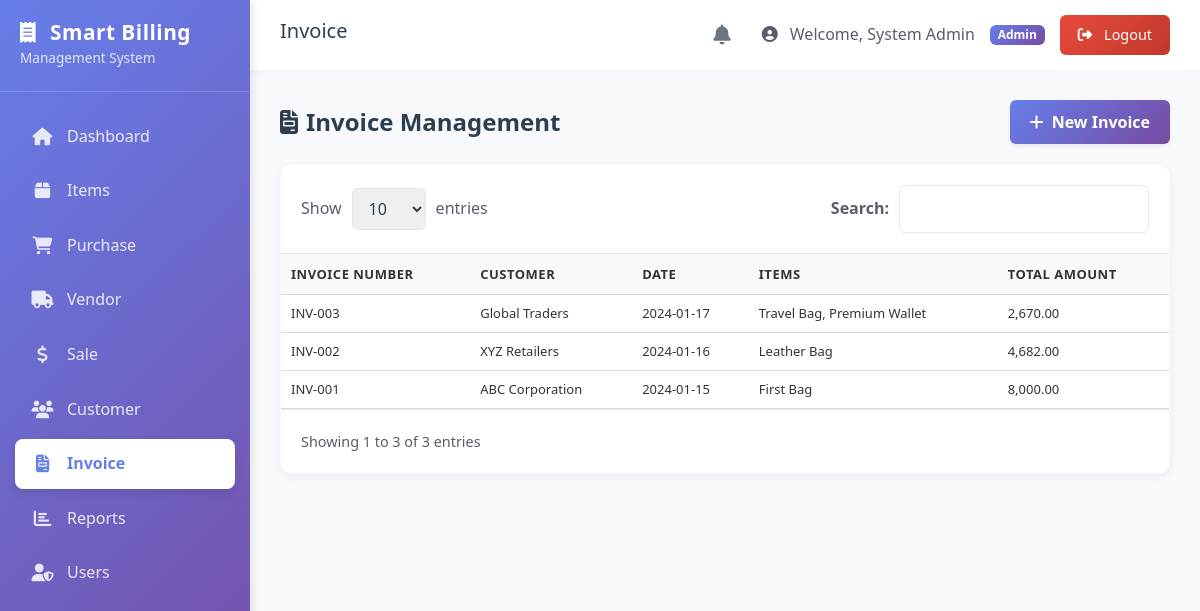
The page /admin/invoice.php (signed in) on the database as committed earlier.
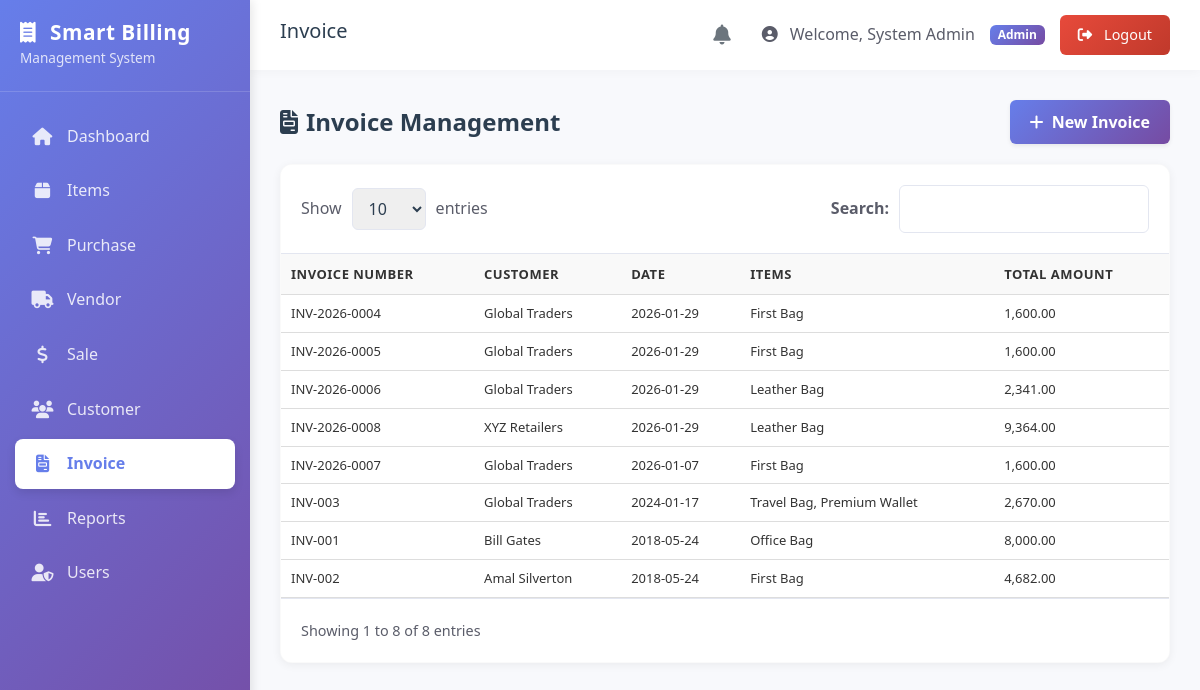
The same page on the database as committed later.
### tables this page shows
CREATE TABLE `sales` (
  `id` int(11) NOT NULL AUTO_INCREMENT,
  `invoice_number` varchar(50) NOT NULL,
  `customer_id` int(11) NOT NULL,
  `customer_name` varchar(150) NOT NULL,
  `sale_date` date NOT NULL,
  `total_amount` decimal(10,2) NOT NULL,
  `created_at` timestamp NOT NULL DEFAULT current_timestamp(),
  PRIMARY KEY (`id`),
  UNIQUE KEY `invoice_number` (`invoice_number`),
  KEY `customer_id` (`customer_id`),
  CONSTRAINT `sales_ibfk_1` FOREIGN KEY (`customer_id`) REFERENCES `customers` (`id`) ON DELETE CASCADE
);

### admin/invoice.php (the view, shortened to what this page needs)
<?php
require_once '../config/db.php';
$page_title = 'Invoice';
$invoices_result = $conn->query("
    SELECT s.*,
           GROUP_CONCAT(si.item_name SEPARATOR ', ') as items
    FROM sales s
    LEFT JOIN sale_items si ON s.id = si.sale_id
    GROUP BY s.id
    ORDER BY s.sale_date DESC
");
include '../includes/header.php';
?>
<?php include '../includes/sidebar.php'; ?>
<main class="main-content">
    <?php include '../includes/topnav.php'; ?>
    <div class="content-body">
        <div class="page-header">
            <h4><i class="fas fa-file-invoice me-2"></i>Invoice Management</h4>
            <a href="create_invoice.php" class="btn btn-primary shadow-sm">
                <i class="fas fa-plus me-1"></i> New Invoice
            </a>
        </div>
        <div class="table-wrapper">
            <div class="table-controls">
                <div class="entries-control">
                    <span>Show</span>
                    <select>
                        <option>10</option>
                    </select>
                    <span>entries</span>
                </div>
                <div class="search-box">
                    <label>Search:</label>
                    <input type="text" id="searchInput" placeholder="">
                </div>
            </div>
            <table class="data-table">
                <thead>
                    <tr>
                        <th>Invoice Number</th>
                        <th>Customer</th>
                        <th>Date</th>
                        <th>Items</th>
                        <th>Total Amount</th>
                    </tr>
                </thead>
                <tbody id="tableBody">
                    <?php while ($invoice = $invoices_result->fetch_assoc()): ?>
                        <tr>
                            <td>
                                <?php echo htmlspecialchars($invoice['invoice_number']); ?>
                            </td>
                            <td>
                                <?php echo htmlspecialchars($invoice['customer_name']); ?>
                            </td>
                            <td>
                                <?php echo date('Y-m-d', strtotime($invoice['sale_date'])); ?>
                            </td>
                            <td>
                                <?php echo htmlspecialchars($invoice['items']); ?>
                            </td>
                            <td>
                                <?php echo number_format($invoice['total_amount'], 2); ?>
                            </td>
                        </tr>
                    <?php endwhile; ?>
                </tbody>
            </table>
            <div class="table-footer">
                <div>Showing 1 to
                    <?php echo $invoices_result->num_rows; ?> of
                    <?php echo $invoices_result->num_rows; ?> entries
                </div>
            </div>
        </div>
    </div>
</main>
<?php include '../includes/footer.php'; ?>

### includes/header.php (shortened to what this page needs)
<!DOCTYPE html>
<html lang="en">
<head>
    <link href="https://cdn.jsdelivr.net/npm/bootstrap@5.3.0/dist/css/bootstrap.min.css" rel="stylesheet">
    <link rel="stylesheet" href="https://cdnjs.cloudflare.com/ajax/libs/font-awesome/6.4.0/css/all.min.css">
    <link href="../assets/css/style.css" rel="stylesheet">
</head>
<body>

### includes/sidebar.php
<?php
$current_page = basename($_SERVER['PHP_SELF']);
?>
<aside class="sidebar">
    <div class="sidebar-header">
        <h4>
            <i class="fas fa-receipt me-2"></i>
            Smart Billing
        </h4>
        <small>Management System</small>
    </div>
    <ul class="sidebar-menu">
        <li>
            <a href="dashboard.php" class="<?php echo ($current_page == 'dashboard.php') ? 'active' : ''; ?>">
                <i class="fas fa-home"></i>
                <span>Dashboard</span>
            </a>
        </li>
        <li>
            <a href="items.php" class="<?php echo ($current_page == 'items.php') ? 'active' : ''; ?>">
                <i class="fas fa-box"></i>
                <span>Items</span>
            </a>
        </li>
        <li>
            <a href="purchase.php" class="<?php echo ($current_page == 'purchase.php') ? 'active' : ''; ?>">
                <i class="fas fa-shopping-cart"></i>
                <span>Purchase</span>
            </a>
        </li>
        <li>
            <a href="vendor.php" class="<?php echo ($current_page == 'vendor.php') ? 'active' : ''; ?>">
                <i class="fas fa-truck"></i>
                <span>Vendor</span>
            </a>
        </li>
        <li>
            <a href="sale.php" class="<?php echo ($current_page == 'sale.php') ? 'active' : ''; ?>">
                <i class="fas fa-dollar-sign"></i>
                <span>Sale</span>
            </a>
        </li>
        <li>
            <a href="customer.php" class="<?php echo ($current_page == 'customer.php') ? 'active' : ''; ?>">
                <i class="fas fa-users"></i>
                <span>Customer</span>
            </a>
        </li>
        <li>
            <a href="invoice.php" class="<?php echo ($current_page == 'invoice.php') ? 'active' : ''; ?>">
                <i class="fas fa-file-invoice"></i>
                <span>Invoice</span>
            </a>
        </li>
        <li>
            <a href="reports.php" class="<?php echo ($current_page == 'reports.php') ? 'active' : ''; ?>">
                <i class="fas fa-chart-bar"></i>
                <span>Reports</span>
            </a>
        </li>
        <?php if (isset($_SESSION['role']) && $_SESSION['role'] === 'admin'): ?>
            <li>
                <a href="users.php" class="<?php echo ($current_page == 'users.php') ? 'active' : ''; ?>">
                    <i class="fas fa-user-shield"></i>
                    <span>Users</span>
                </a>
            </li>
        <?php endif; ?>
    </ul>
</aside>

### includes/topnav.php (shortened to what this page needs)
<div class="top-header">
    <h5>
        <?php echo $page_title ?? 'Dashboard'; ?>
    </h5>
    <div class="user-info">
        <a href="../admin/notifications.php" class="text-secondary me-3 position-relative" title="Notifications">
            <i class="fas fa-bell fa-lg"></i>
        </a>
        <span>
            <i class="fas fa-user-circle me-2"></i>
            Welcome,
            <?php echo $_SESSION['name']; ?>
        </span>
        <span class="badge">
            <?php echo ucfirst($_SESSION['role']); ?>
        </span>
        <a href="../auth/logout.php" class="logout-btn">
            <i class="fas fa-sign-out-alt me-1"></i>Logout
        </a>
    </div>
</div>

### includes/footer.php (shortened to what this page needs)
</body>
</html>

Rows that differ between the two databases and show on the page:
added sales: invoice_number "INV-2026-0004", customer_name "Global Traders", sale_date "2026-01-29", items "First Bag", total_amount "1,600.00"
added sales: invoice_number "INV-2026-0005", customer_name "Global Traders", sale_date "2026-01-29", items "First Bag", total_amount "1,600.00"
added sales: invoice_number "INV-2026-0006", customer_name "Global Traders", sale_date "2026-01-29", items "Leather Bag", total_amount "2,341.00"
added sales: invoice_number "INV-2026-0008", customer_name "XYZ Retailers", sale_date "2026-01-29", items "Leather Bag", total_amount "9,364.00"
added sales: invoice_number "INV-2026-0007", customer_name "Global Traders", sale_date "2026-01-07", items "First Bag", total_amount "1,600.00"
changed sales "INV-001": customer_name "ABC Corporation" → "Bill Gates"; sale_date "2024-01-15" → "2018-05-24"; items "First Bag" → "Office Bag"; moves up the list
changed sales "INV-002": customer_name "XYZ Retailers" → "Amal Silverton"; sale_date "2024-01-16" → "2018-05-24"; items "Leather Bag" → "First Bag"
Other text that changed with them:
$invoices_result->num_rows: "3" → "8"
